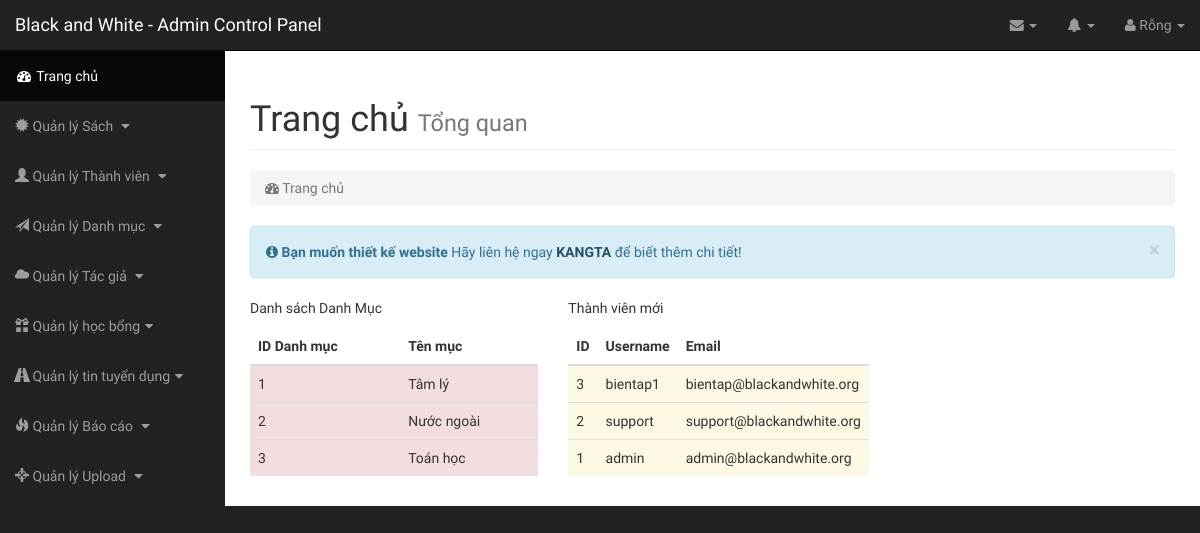
/admin/index.php (signed in), run on an earlier commit of the app's database.
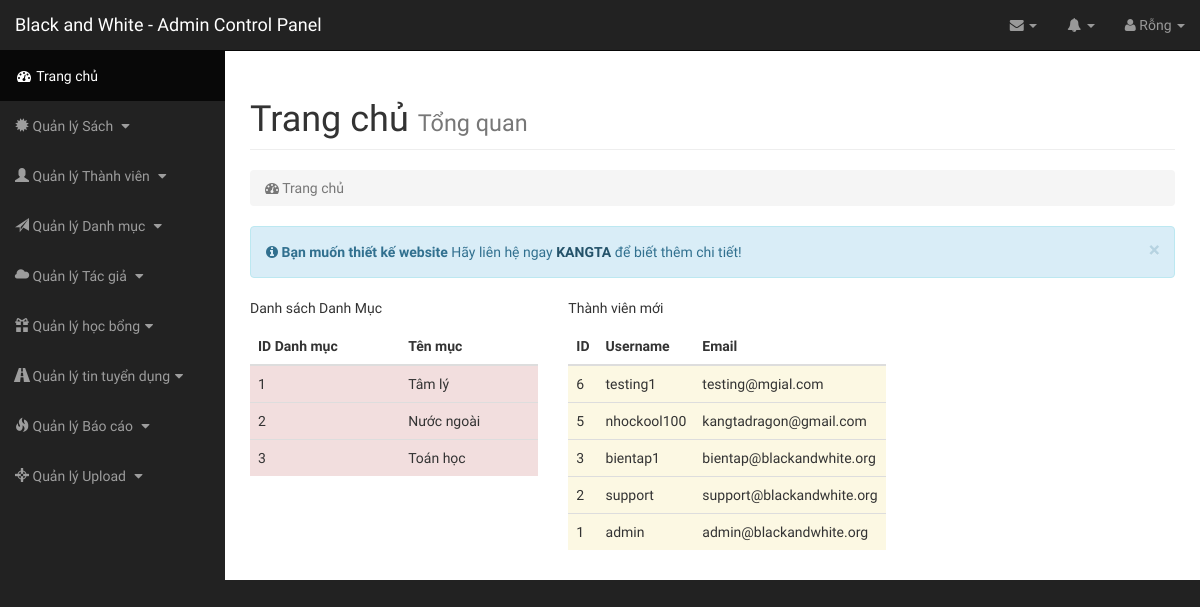
And on a later commit of the database.
### tables this page shows
CREATE TABLE `category` (
  `catid` int(10) NOT NULL,
  `catname` varchar(200) NOT NULL,
  `catnameseo` varchar(200) NOT NULL
);

CREATE TABLE `users` (
  `userid` int(10) NOT NULL,
  `username` varchar(255) NOT NULL,
  `password` varchar(255) NOT NULL,
  `email` varchar(255) NOT NULL,
  `confirm` tinyint(1) DEFAULT NULL
);

### class/Db.class.php (called while the page is built, shortened)
<?php
class Db{
	private $conn = null;
	public function __construct()
	{
		$host ="mysql:host=". HOST."; dbname=". DB_NAME;
		try
		{
			$this->conn = new PDO($host, DB_USER, DB_PASS);
			$this->conn->query("set names 'utf8' ");
		}
		catch (PDOException $e)
		{
			echo "Không thể kết nối cơ sở dữ liệu";
		}
	}
	private function query($sql, $arr = array(), $mode = PDO::FETCH_ASSOC)
	{
		$pre = $this->conn->prepare($sql);
		if(!$pre->execute($arr))
		{
			echo "Không thể thực thi"; exit;
		}
		return $pre->fetchAll($mode);
	}
	public function select($sql, $arr = array(), $mode = PDO::FETCH_ASSOC)
	{
		return $this->query($sql, $arr, $mode);
	}
}
?>

### admin/inc/home.php (the view)
<div id="page-wrapper">
    <div class="container-fluid">
        <div class="row">
            <div class="col-lg-12">
                <h1 class="page-header">
                    Trang chủ <small>Tổng quan</small>
                </h1>
                <ol class="breadcrumb">
                    <li class="active">
                        <i class="fa fa-dashboard"></i> Trang chủ
                    </li>
                </ol>
            </div>
        </div>
        <div class="row">
            <div class="col-lg-12">
                <div class="alert alert-info alert-dismissable">
                    <button type="button" class="close" data-dismiss="alert" aria-hidden="true">&times;</button>
                    <i class="fa fa-info-circle"></i>  <strong>Bạn muốn thiết kế website</strong> Hãy liên hệ ngay <a href="https://www.facebook.com/godfather.1995" class="alert-link">KANGTA</a> để biết thêm chi tiết!
                </div>
            </div>
        </div>
        <div class="row">
          <div class="col-lg-4">
            <p>Danh sách Danh Mục</p>
            <table class="table text-sm-center">
    <thead>
      <tr>
        <th>ID Danh mục</th>
        <th>Tên mục</th>
      </tr>
    </thead>
    <tbody>
      <?php
        $sql = "SELECT * FROM category LIMIT 0,5";
        $rows = $obj->select($sql);
        foreach ($rows as $row) {
      ?>
      <tr class="danger">
        <td class="success"><?php echo $row["catid"]; ?></td>
        <td><?php echo $row["catname"]; ?></td>
      </tr>
      <?php
        }
      ?>
    </tbody>
  </table>
          </div>
          <div class="col-lg-4">
            <p>Thành viên mới</p>
            <table class="table text-sm-center">
    <thead>
      <tr>
        <th>ID</th>
        <th>Username</th>
        <th>Email</th>
      </tr>
    </thead>
    <tbody>
      <?php
        $sql1 = "SELECT * FROM users
                ORDER BY userid DESC
                LIMIT 0,5";
        $rows = $obj->select($sql1);
        foreach ($rows as $row) {
      ?>
      <tr class="warning">
        <td class="success"><?php echo $row["userid"]; ?></td>
        <td><?php echo $row["username"]; ?></td>
        <td><?php echo $row["email"]; ?></td>
      </tr>
      <?php
        }
      ?>
    </tbody>
  </table>
          </div>
        </div>
    </div>
</div>

### admin/index.php (shortened to what this page needs)
<?php
  $obj = new Db();
?>
<!DOCTYPE html>
<html>
  <head>
    <?php
      include("inc/header.php");
    ?>
  </head>
  <body>
    <?php if(isset($_SESSION['bawuser'])){ ?>
    <div id="wrapper">
      <?php
      include("inc/navigation.php");
      if(isset($_GET['page'])){
        $id = $_GET['page'];
      }
      else $id = "";
      switch ($id) {
        default:
          include("inc/home.php");
          break;
      }
      ?>
    </div>
  </body>
</html>
<?php }
else echo "<div class='alert alert-danger' role='alert'>
  <strong>Please Login With Admin Account for do somthing!</strong>- Click <a href='../index.php?page=dang-nhap' class='alert-link'>HERE</a> to go to login page .
</div>" ?>

### admin/inc/header.php (shortened to what this page needs)
<link href="css/bootstrap.min.css" rel="stylesheet">
<link href="css/sb-admin.css" rel="stylesheet">
<link href="css/customcss.css" rel="stylesheet">
<link href="font-awesome/css/font-awesome.min.css" rel="stylesheet" type="text/css">

### admin/inc/navigation.php (shortened to what this page needs)
<nav class="navbar navbar-inverse navbar-fixed-top" role="navigation">
    <div class="navbar-header">
        <a class="navbar-brand" href="../index.php">Black and White - Admin Control Panel</a>
    </div>
    <ul class="nav navbar-right top-nav">
        <li class="dropdown">
            <a href="#" class="dropdown-toggle" data-toggle="dropdown"><i class="fa fa-envelope"></i> <b class="caret"></b></a>
        </li>
        <li class="dropdown">
            <a href="#" class="dropdown-toggle" data-toggle="dropdown"><i class="fa fa-bell"></i> <b class="caret"></b></a>
        </li>
        <li class="dropdown">
            <a href="#" class="dropdown-toggle" data-toggle="dropdown"><i class="fa fa-user"></i>
              <?php
                if(isset($_SESSION['user'])){
                   echo $_SESSION['user'];
                 }
                else {
                  echo "Rỗng";
                }
              ?>
                <b class="caret"></b></a>
        </li>
    </ul>
    <div class="collapse navbar-collapse navbar-ex1-collapse">
        <ul class="nav navbar-nav side-nav">
            <li class="active">
                <a href="index.php"><i class="fa fa-fw fa-dashboard"></i> Trang chủ</a>
            </li>
            <li>
                <a href="javascript:;" data-toggle="collapse" data-target="#demo2"><i class="glyphicon glyphicon-certificate"></i> Quản lý Sách <i class="fa fa-fw fa-caret-down"></i></a>
            </li>
            <li>
                <a href="javascript:;" data-toggle="collapse" data-target="#demor4"><i class="glyphicon glyphicon-user"></i> Quản lý Thành viên <i class="fa fa-fw fa-caret-down"></i></a>
            </li>
            <li>
                <a href="javascript:;" data-toggle="collapse" data-target="#demo1"><i class="glyphicon glyphicon-send"></i> Quản lý Danh mục <i class="fa fa-fw fa-caret-down"></i></a>
            </li>
            <li>
                <a href="javascript:;" data-toggle="collapse" data-target="#demo8"><i class="glyphicon glyphicon-cloud"></i> Quản lý Tác giả <i class="fa fa-fw fa-caret-down"></i></a>
            </li>
            <li>
                <a href="javascript:;" data-toggle="collapse" data-target="#demo1z"><i class="glyphicon glyphicon-gift"></i> Quản lý học bổng<i class="fa fa-fw fa-caret-down"></i></a>
            </li>
            <li>
                <a href="javascript:;" data-toggle="collapse" data-target="#demo12"><i class="glyphicon glyphicon-road"></i> Quản lý tin tuyển dụng<i class="fa fa-fw fa-caret-down"></i></a>
            </li>
            <li>
                <a href="javascript:;" data-toggle="collapse" data-target="#demo4"><i class="glyphicon glyphicon-fire"></i> Quản lý Báo cáo <i class="fa fa-fw fa-caret-down"></i></a>
            </li>
            <li>
                <a href="javascript:;" data-toggle="collapse" data-target="#demo5"><i class="glyphicon glyphicon-screenshot"></i> Quản lý Upload <i class="fa fa-fw fa-caret-down"></i></a>
            </li>
        </ul>
    </div>
</nav>

### admin/css/sb-admin.css (style rules this page uses)
body { margin-top: 100px; background-color: #222; }
@media (min-width:768px) { body { margin-top: 50px; } }
#wrapper { padding-left: 0; }
#page-wrapper { width: 100%; padding: 0; background-color: #fff; }
@media (min-width:768px) { #wrapper { padding-left: 225px; } }
@media (min-width:768px) { #page-wrapper { padding: 10px; } }
.top-nav { padding: 0 15px; }
.top-nav>li { display: inline-block; float: left; }
.top-nav>li>a { padding-top: 15px; padding-bottom: 15px; line-height: 20px; color: #999; }
@media (min-width:768px) { .side-nav { position: fixed; top: 51px; left: 225px; width: 225px; margin-left: -225px; border: none; border-radius: 0; overflow-y: auto; background-color: #222; bottom: 0; overflow-x: hidden; padding-bottom: 40px; } }
@media (min-width:768px) { .side-nav>li>a { width: 225px; } }

### admin/css/customcss.css (style rules this page uses)
* body { font-family: 'Fira Sans Extra Condensed', sans-serif; }

What changed in the data, as far as the page shows it:
added users: userid "6", username "testing1", email "testing@mgial.com"
added users: userid "5", username "nhockool100", email "kangtadragon@gmail.com"
